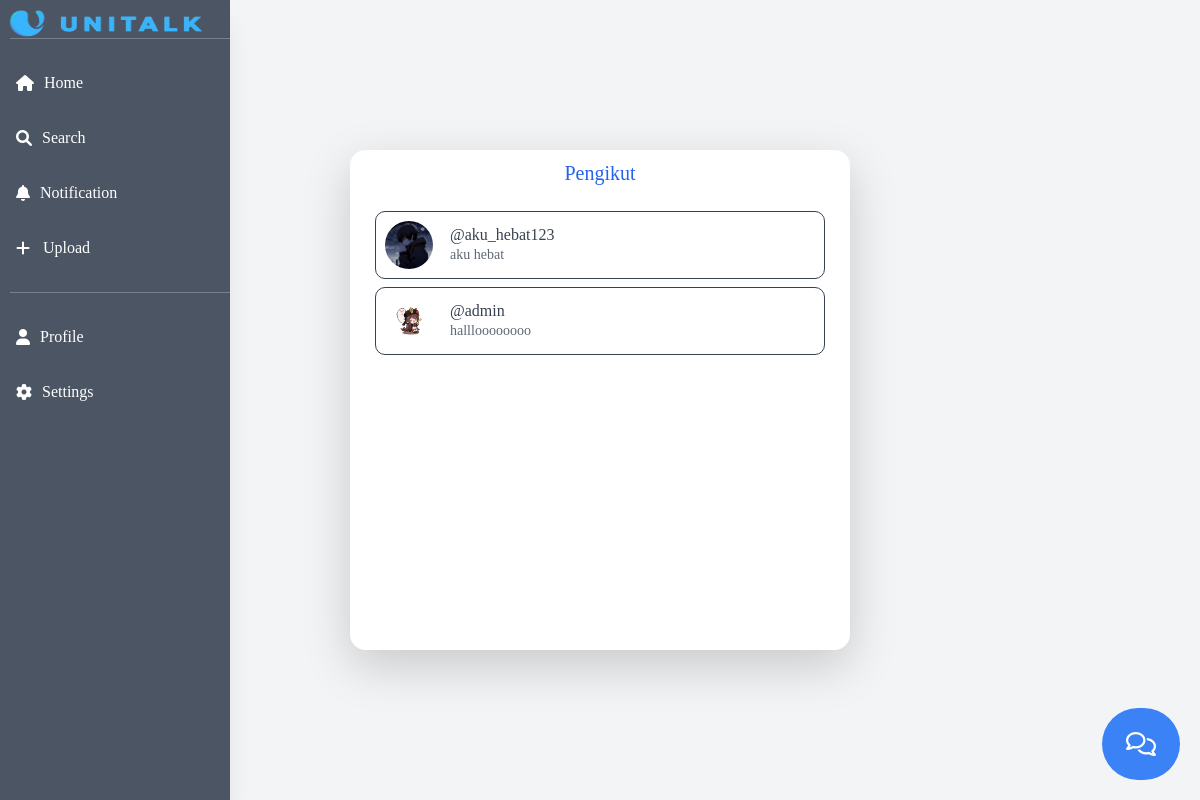
Screenshot of /follower.php (signed in) with the database file from the repository.
### tables this page shows
CREATE TABLE `account` (
  `id_account` int NOT NULL,
  `username` varchar(50) NOT NULL,
  `email` varchar(255) NOT NULL,
  `password` varchar(255) NOT NULL,
  `foto_profil` varchar(255) NOT NULL,
  `bio` varchar(255) NOT NULL
);

### follower.php (the view, shortened to what this page needs)
<?php
include 'config/db.php';
include 'includes/sidebar.php';
$id_account = $_SESSION['id_account'];
$sql = "SELECT account.*
        FROM friendlist
        INNER JOIN account
        ON friendlist.user_id = account.id_account
        WHERE friendlist.friend_id = '$id_account' AND friendlist.user_id != '$id_account'";
$result = $conn->query($sql);
?>
<!DOCTYPE html>
<html lang="en">
<head>
    <link href="https://cdnjs.cloudflare.com/ajax/libs/font-awesome/6.0.0-beta3/css/all.min.css" rel="stylesheet" />
    <script src="https://cdn.tailwindcss.com"></script>
</head>
<body class="bg-gray-100 text-gray-700 font-lilita overflow-x-hidden">
    <div class="flex min-h-screen">
        <div class="flex-grow flex justify-center items-center px-4">
            <div class="w-full max-w-[500px]">
                <div class="bg-white border-1 border-white shadow-lg rounded-[15px] py-2 relative overflow-y-auto w-full h-[500px]">
                    <h3 class="text-blue-600 text-xl mb-4 text-center">Pengikut</h3>
                    <?php
                    if ($result->num_rows > 0) {
                        while ($row = $result->fetch_assoc()) {
                            $image_profile = $row['foto_profil'];
                            $bio = strlen($row['bio']) > 50 ? substr($row['bio'], 0, 30) . "..." : $row['bio'];
                            echo "<ul class='list-none mb-0 px-4'>";
                            echo "<a href='search_profile.php?username={$row['username']}' class='no-underline text-gray-700'>";
                            echo "<li class='flex items-center border-1 border-gray-700 hover:bg-gray-400 rounded-[10px] p-2 mb-2'>";
                            echo "<img src='$image_profile' alt='Gambar' class='w-[50px] h-[50px] object-cover border border-white rounded-full'>";
                            echo "<div class='ml-4'>";
                            echo "<h5 class='text-gray-700 m-0'>@" . htmlspecialchars($row['username']) . "</h5>";
                            echo "<p class='text-gray-700 opacity-80 m-0 text-sm'>" . htmlspecialchars($bio) . "</p>";
                            echo "</div>";
                            echo "</li>";
                            echo "</a>";
                            echo "</ul>";
                        }
                    } else {
                        echo "<p class='absolute top-1/2 left-1/2 transform -translate-x-1/2 -translate-y-1/2 text-center'>Belum ada yang mengikuti kamu.</p>";
                    }
                    ?>
                </div>
            </div>
        </div>
    </div>
    <button onclick="toggleChat()" id="button-chat"
        class="fixed bottom-5 right-5 bg-blue-500 hover:bg-blue-600 text-white p-4 rounded-full text-2xl animate__animated">
        <i class="fa-regular fa-comments"></i>
    </button>
</body>
</html>

### includes/sidebar.php (style rules this page uses)
.font-lilita { font-family: 'Lilita One', cursive; }

### follower.php (style rules this page uses)
body { background-color: #3F3C3C; color: #ffffff; font-family: 'Lilita One', sans-serif; }
.font-lilita { font-family: 'Lilita One', cursive; }

### rows the page displays
account: foto_profil (picture), username "aku_hebat123", bio "aku hebat"
account: foto_profil (picture), username "admin", bio "hallloooooooo"
